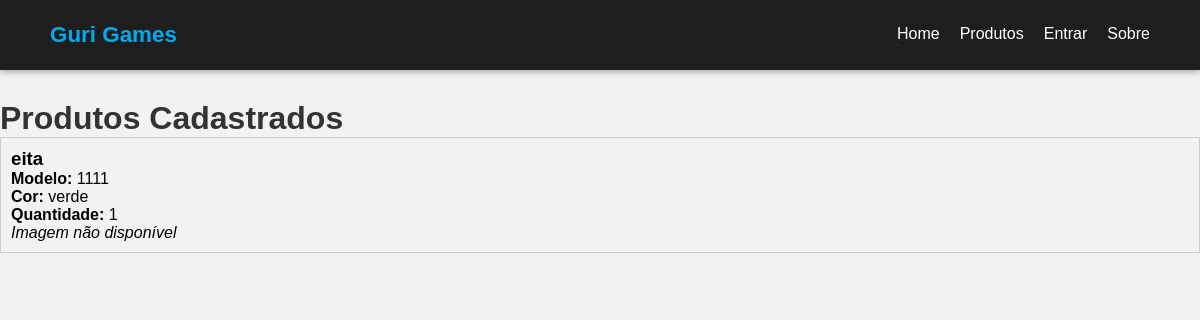
The app's page /pages/produtos.php, older data.
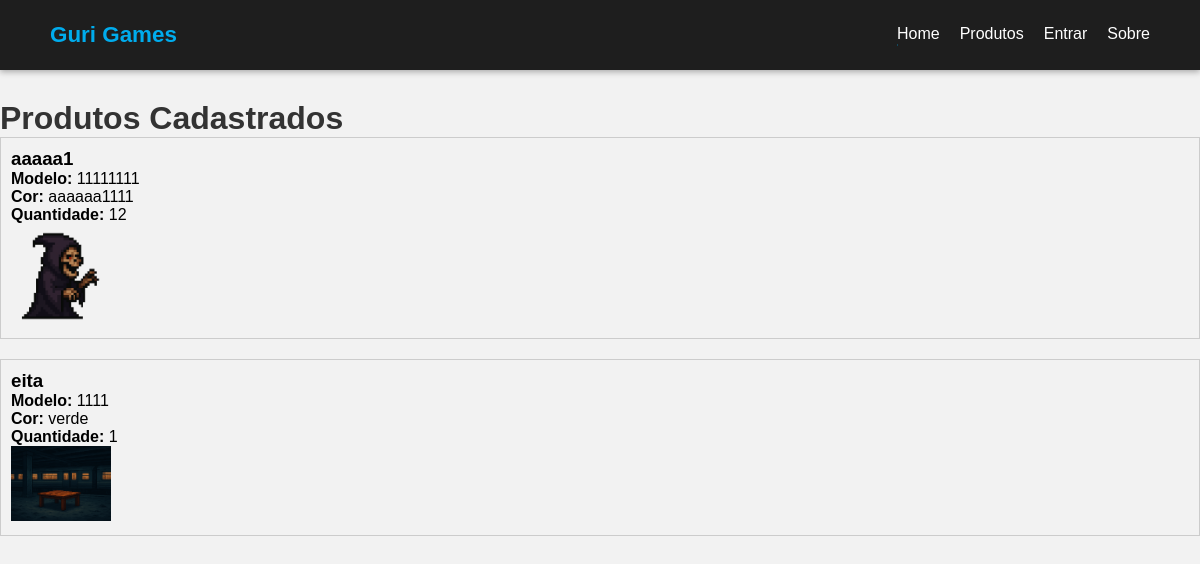
The same page, newer data.
### tables this page shows
CREATE TABLE produtos (
            id INTEGER PRIMARY KEY AUTOINCREMENT,
            nome TEXT NOT NULL,
            modelo TEXT NOT NULL UNIQUE,
            cor TEXT NOT NULL,
            quantidade INTEGER NOT NULL,
            imagem TEXT
        );

### pages/produtos.php (the view, shortened to what this page needs)
<?php
function conectarBanco()
{
    $db = new PDO('sqlite:../db/produtos.db');
    $db->setAttribute(PDO::ATTR_ERRMODE, PDO::ERRMODE_EXCEPTION);
    return $db;
}
function buscarProdutos($db)
{
    $stmt = $db->query("SELECT * FROM produtos ORDER BY id DESC");
    return $stmt->fetchAll(PDO::FETCH_ASSOC);
}
$db = conectarBanco();
$produtos = buscarProdutos($db);
?>
<!DOCTYPE html>
<html lang="pt-br">
<head>
    <link rel="stylesheet" href="../styles/produtos.css">
    <link rel="stylesheet" href="../styles/navbar.css">
</head>
<!DOCTYPE html>
<html lang="pt-br">
<head>
    <link rel="stylesheet" href="../styles/produtos.css" />
</head>
<body>
    <?php
    include_once '../components/navbar.php';
    ?>
    <h1>Produtos Cadastrados</h1>
    <?php if (empty($produtos)): ?>
        <p>Nenhum produto cadastrado.</p>
    <?php else: ?>
        <?php foreach ($produtos as $produto): ?>
            <div class="produto" data-id="<?= $produto['id'] ?>">
                <div class="view-mode">
                    <h3><?= htmlspecialchars($produto['nome']) ?></h3>
                    <p><strong>Modelo:</strong> <?= htmlspecialchars($produto['modelo']) ?></p>
                    <p><strong>Cor:</strong> <?= htmlspecialchars($produto['cor']) ?></p>
                    <p><strong>Quantidade:</strong> <?= $produto['quantidade'] ?></p>
                    <?php if (!empty($produto['imagem']) && file_exists($produto['imagem'])): ?>
                        <img src="<?= htmlspecialchars($produto['imagem']) ?>" alt="Imagem do produto" width="150" />
                    <?php else: ?>
                        <p><em>Imagem não disponível</em></p>
                    <?php endif; ?>
                </div>
            </div>
        <?php endforeach; ?>
    <?php endif; ?>
</body>
</html>

### components/navbar.php (shortened to what this page needs)
<?php
$isLoggedIn = isset($_SESSION['user_id']);
$isAdmin = isset($_SESSION['user_id']) && $_SESSION['user_id'] === 1;
?>
<nav class="navbar">
    <a href="../pages/index.php" class="logo">Guri Games</a>
    <ul class="navbar-list" id="navbar-list">
        <li><a href="../pages/index.php">Home</a></li>
        <li><a href="../pages/produtos.php">Produtos</a></li>
        <?php if ($isLoggedIn): ?>
            <?php if ($isAdmin): ?>
                <li><a href="../pages/add-produtos.php">Adicionar Produtos</a></li>
            <?php endif; ?>
            <li><a href="../pages/perfil.php">Conta</a></li>
            <li><a href="../pages/logout.php" class="btn-sair">Sair</a></li>
        <?php else: ?>
            <li><a href="../pages/login.php">Entrar</a></li>
        <?php endif; ?>
        <li><a href="../pages/sobre.php">Sobre</a></li>
    </ul>
</nav>

### styles/produtos.css (style rules this page uses)
* { margin: 0; padding: 0; box-sizing: border-box; font-family: Arial, sans-serif; }
h1 { color: #333; }
.produto { border: 1px solid #ccc; padding: 10px; margin-bottom: 20px; }
img { max-width: 100px; height: auto; }

### styles/navbar.css (style rules this page uses)
* { margin: 0; padding: 0; box-sizing: border-box; }
body { padding-top: 100px; font-family: Arial, sans-serif; background-color: #f2f2f2; }
.navbar { background-color: #1e1e1e; color: white; padding: 20px 50px; box-shadow: 0 2px 6px rgba(0, 0, 0, 0.3); display: flex; align-items: center; justify-content: space-between; position: fixed; top: 0; left: 0; width: 100%; z-index: 1000; }
.navbar .logo { font-size: 1.4rem; font-weight: bold; color: #00aced; text-decoration: none; flex-shrink: 0; }
.navbar-list { margin-top: 5px; list-style: none; display: flex; gap: 20px; flex-grow: 1; justify-content: flex-end; align-items: center; }
.navbar-list li a { color: white; text-decoration: none; font-weight: 500; transition: color 0.3s ease, transform 0.2s ease, background-color 0.3s ease; position: relative; overflow: hidden; padding-bottom: 3px; display: inline-block; }
.navbar-list li a::after { content: ""; position: absolute; bottom: 0; left: 0; width: 100%; height: 2px; background-color: #00aced; transform: translateX(-100%); transition: transform 0.3s ease; }

Row changes from the older to the newer data that the page shows:
added produtos: nome "aaaaa1", modelo "11111111", cor "aaaaaa1111", quantidade "12", imagem (picture)
changed produtos "eita": imagem: picture added; no longer shows "Imagem não disponível"
